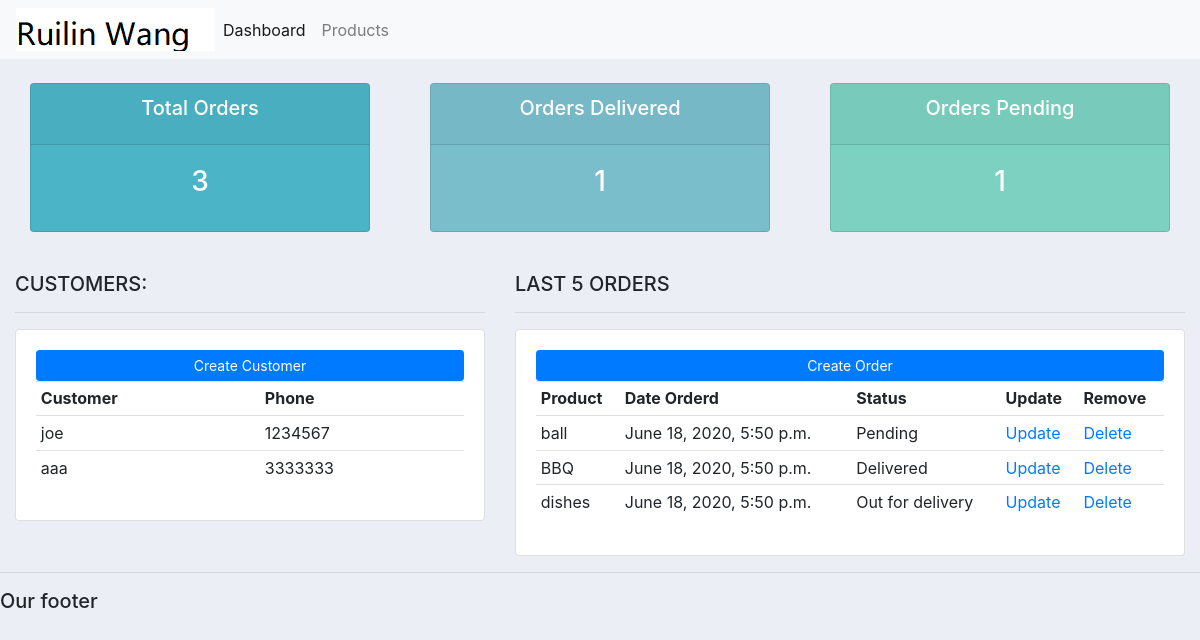
The page / on the database its author committed.
### accounts/models.py (models this page shows, shortened)
class Customer(models.Model):
	name = models.CharField(max_length=200, null=True)
	phone = models.CharField(max_length=200, null=True)
	email = models.CharField(max_length=200, null=True)
	date_created = models.DateTimeField(auto_now_add=True, null=True)

class Order(models.Model):
	STATUS = (
			('Pending', 'Pending'),
			('Out for delivery', 'Out for delivery'),
			('Delivered', 'Delivered'),
			)
	customer = models.ForeignKey(Customer, null=True, on_delete= models.SET_NULL)
	product = models.ForeignKey(Product, null=True, on_delete= models.SET_NULL)
	date_created = models.DateTimeField(auto_now_add=True, null=True)
	status = models.CharField(max_length=200, null=True, choices=STATUS)

class Product(models.Model):
	CATEGORY = (
			('Indoor', 'Indoor'),
			('Out Door', 'Out Door'),
			)
	name = models.CharField(max_length=200, null=True)
	price = models.FloatField(null=True)
	category = models.CharField(max_length=200, null=True, choices=CATEGORY)
	description = models.CharField(max_length=200, null=True, blank=True)
	date_created = models.DateTimeField(auto_now_add=True, null=True)
	tags = models.ManyToManyField(Tag)
	def __str__(self):
		return self.name

### accounts/views.py (the view)
# urls.py: path('', views.home),
def home(request):
	orders = Order.objects.all()
	customers = Customer.objects.all()
	total_customers = customers.count()
	total_orders = orders.count()
	delivered = orders.filter(status='Delivered').count()
	pending = orders.filter(status='Pending').count()
	context = {'orders':orders, 'customers':customers,
	'total_orders':total_orders,'delivered':delivered,
	'pending':pending }
	return render(request, 'accounts/dashboard.html', context)

### accounts/templates/accounts/dashboard.html
{%  extends 'accounts/main.html' %}
{% block content %}
{%  include 'accounts/status.html' %}
<br>
<div class="row">
	<div class="col-md-5">
		<h5>CUSTOMERS:</h5>
		<hr>
		<div class="card card-body">
			<a class="btn btn-primary  btn-sm btn-block" href="">Create Customer</a>
			<table class="table table-sm">
				<tr>
					<th>Customer</th>
					<th>Phone</th>
				</tr>
				{% for customer in customers %}
					<tr>
						<td>{{customer.name}}</td>
						<td>{{customer.phone}}</td>
					</tr>
				{% endfor %}
			</table>
		</div>
	</div>
	<div class="col-md-7">
		<h5>LAST 5 ORDERS</h5>
		<hr>
		<div class="card card-body">
			<a class="btn btn-primary  btn-sm btn-block" href="">Create Order</a>
			<table class="table table-sm">
				<tr>
					<th>Product</th>
					<th>Date Orderd</th>
					<th>Status</th>
					<th>Update</th>
					<th>Remove</th>
				</tr>
				{% for order in orders %}
					<tr>
						<td>{{order.product}}</td>
						<td>{{order.date_created}}</td>
						<td>{{order.status}}</td>
						<td><a href="">Update</a></td>
						<td><a href="">Delete</a></td>
					</tr>
				{% endfor %}
			</table>
		</div>
	</div>
</div>
{% endblock %}

### accounts/templates/accounts/navbar.html (shortened to what this page needs)
{% load static %}
<nav class="navbar navbar-expand-lg navbar-light bg-light">
 <img src="{% static 'images/logo2.png' %}">
  <div class="collapse navbar-collapse" id="navbarNav">
    <ul class="navbar-nav">
      <li class="nav-item active">
        <a class="nav-link" href="#">Dashboard</a>
      </li>
      <li class="nav-item">
        <a class="nav-link" href="#">Products</a>
      </li>
    </ul>
  </div>
</nav>

### accounts/templates/accounts/status.html
<br>
<div class="row">
	<div class="col">
		<div class="col-md">
			<div class="card text-center text-white  mb-3" id="total-orders">
			  	<div class="card-header">
			  		<h5 class="card-title">Total Orders</h5>
			  	</div>
			  	<div class="card-body">
			    	<h3 class="card-title">{{total_orders}}</h3>
			  	</div>
			</div>
		</div>
	</div>
	<div class="col">
		<div class="col-md">
			<div class="card text-center text-white  mb-3" id="orders-delivered">
			  	<div class="card-header">
			  		<h5 class="card-title">Orders Delivered</h5>
			  	</div>
			  	<div class="card-body">
			    	<h3 class="card-title">{{delivered}}</h3>
			  	</div>
			</div>
		</div>
	</div>
	<div class="col">
		<div class="col-md">
			<div class="card text-center text-white  mb-3" id="orders-pending">
			  	<div class="card-header">
			  		<h5 class="card-title">Orders Pending</h5>
			  	</div>
			  	<div class="card-body">
			    	<h3 class="card-title">{{pending}}</h3>
			  	</div>
			</div>
		</div>
	</div>
</div>

### static/css/main.css (style rules this page uses)
body { background-color: #ebeff5; }
#total-orders { background-color: #4cb4c7; }
#orders-delivered { background-color: #7abecc; }
#orders-pending { background-color: #7CD1C0; }

### rows shown on the page
Customer: name "joe", phone "1234567"
Customer: name "aaa", phone "3333333"
Order: product "ball", date_created "June 18, 2020, 5:50 p.m.", status "Pending"
Order: product "BBQ", date_created "June 18, 2020, 5:50 p.m.", status "Delivered"
Order: product "dishes", date_created "June 18, 2020, 5:50 p.m.", status "Out for delivery"

### other values the page prints
{{ total_orders }} "3"
{{ delivered }} "1"
{{ pending }} "1"
